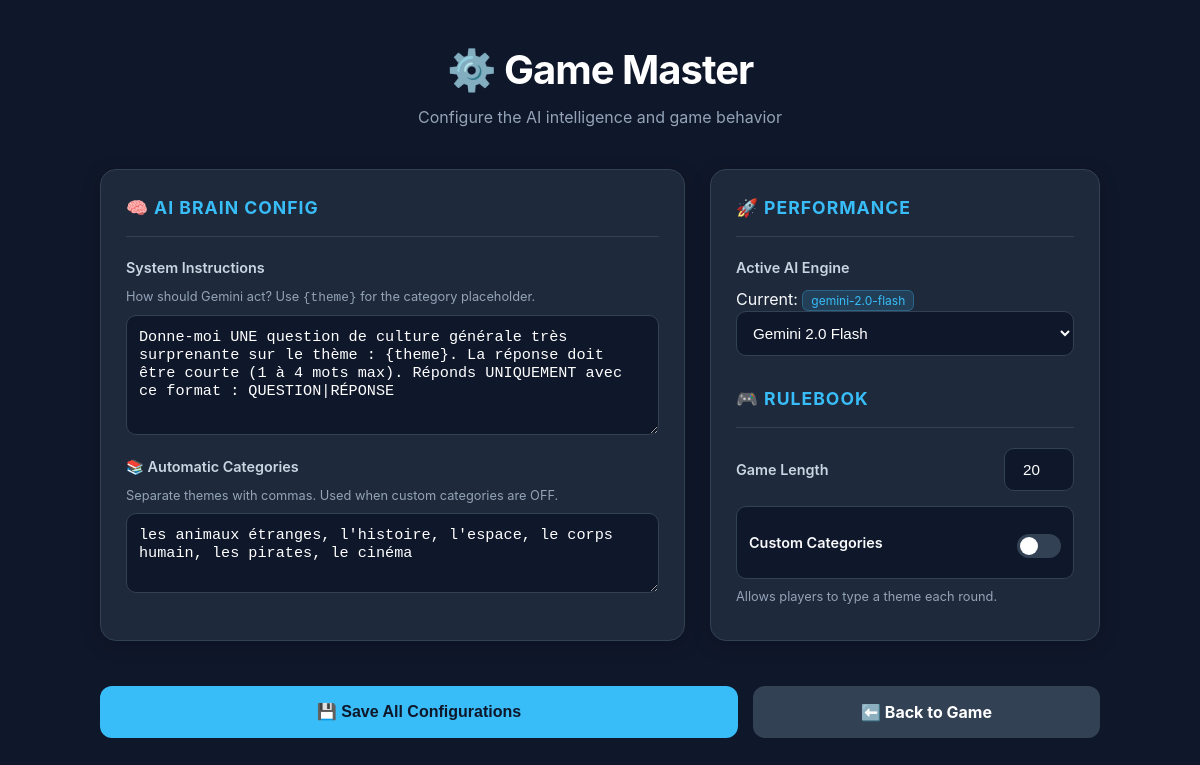
/kalak/config/ (signed in), run on the app's committed database.
### core/models.py (models this page shows, shortened)
class KalakConfig(models.Model):
    system_prompt = models.TextField(
        default=(
            "Donne-moi UNE question de culture générale très surprenante sur le thème : {theme}. "
            "La réponse doit être courte (1 à 4 mots max). "
            "Réponds UNIQUEMENT avec ce format : QUESTION|RÉPONSE"
        ),
        help_text="Use {theme} where you want the random category to appear."
    )
    categories = models.TextField(
        default="les animaux étranges, l'histoire, l'espace, le corps humain, les pirates, le cinéma"
    )
    model = models.CharField(max_length=100, default='gemini-2.0-flash')
    max_rounds = models.IntegerField(default=20)

### core/views.py (the view, shortened to what this page needs)
# urls.py: path('kalak/config/', views.KalakConfigView.as_view(), name='kalak_config'),
class KalakConfigView(LoginRequiredMixin, View):
    def get(self, request):
        config, _ = KalakConfig.objects.get_or_create(id=1)
        return render(request, 'core/kalak_config.html', {'config': config})

### core/templates/core/kalak_config.html (shortened to what this page needs)
<!DOCTYPE html>
<html>
<head>
</head>
<body>
<div class="admin-wrapper">
    <header>
        <h1>⚙️ Game Master</h1>
        <p>Configure the AI intelligence and game behavior</p>
    </header>
    <form method="POST">
        <div class="config-grid">
            <div class="card">
                <div class="section-header">
                    <h2>🧠 AI Brain Config</h2>
                </div>
                <label>System Instructions</label>
                <div class="help-text">How should Gemini act? Use <code>{theme}</code> for the category placeholder.</div>
                <textarea name="system_prompt" placeholder="Tu es un expert en quiz...">{{ config.system_prompt }}</textarea>
                <label>📚 Automatic Categories</label>
                <div class="help-text">Separate themes with commas. Used when custom categories are OFF.</div>
                <textarea name="categories" style="min-height: 80px;">{{ config.categories }}</textarea>
            </div>
            <div class="card">
                <div class="section-header">
                    <h2>🚀 Performance</h2>
                </div>
               <label> Active AI Engine</label>
               <div class="help">Current: <span class="status-badge">{{ config.model }}</span></div>
                <select name="model_choice" id="model_choice">
                    <optgroup label="Experimental">
                        <option value="gemini-2.0-flash" {% if config.model == 'gemini-2.0-flash' %}selected{% endif %}>Gemini 2.0 Flash</option>
                    </optgroup>
                </select>
                <div class="section-header" style="margin-top: 30px; border-bottom: 1px solid var(--border);">
                    <h2>🎮 Rulebook</h2>
                </div>
                <div style="display: flex; align-items: center; justify-content: space-between; margin-bottom: 15px;">
                    <label style="margin: 0;">Game Length</label>
                    <input type="number" name="max_rounds" value="{{ config.max_rounds }}" style="width: 70px; text-align: center;">
                </div>
                <div class="switch-container">
                    <span style="font-size: 0.9rem; font-weight: 600;">Custom Categories</span>
                    <label class="switch">
                        <span class="slider"></span>
                    </label>
                </div>
                <div class="help-text" style="margin-top: 8px;">Allows players to type a theme each round.</div>
            </div>
            <div class="btn-group">
                <button type="submit" class="btn btn-save">💾 Save All Configurations</button>
                <a href="{% url 'play' %}" class="btn btn-back">⬅️ Back to Game</a>
            </div>
        </div>
    </form>
</div>
</body>
</html>

### core/templates/core/kalak_config.html (style rules this page uses)
:root { --bg: #0f172a; --card: #1e293b; --accent: #38bdf8; --success: #10b981; --warning: #f59e0b; --text: #f8fafc; --muted: #94a3b8; --border: #334155; --input-bg: #0f172a; }
body { font-family: 'Inter', system-ui, -apple-system, sans-serif; background: var(--bg); color: var(--text); margin: 0; padding: 40px 20px; line-height: 1.5; }
.admin-wrapper { max-width: 1000px; margin: 0 auto; }
header { text-align: center; margin-bottom: 40px; }
header h1 { font-size: 2.5rem; margin: 0; color: white; letter-spacing: -1px; }
header p { color: var(--muted); margin-top: 5px; }
.config-grid { display: grid; grid-template-columns: 1.5fr 1fr; gap: 25px; }
.card { background: var(--card); padding: 25px; border-radius: 16px; border: 1px solid var(--border); box-shadow: 0 4px 20px rgba(0,0,0,0.2); }
.section-header { display: flex; align-items: center; gap: 10px; margin-bottom: 20px; padding-bottom: 15px; border-bottom: 1px solid var(--border); }
.section-header h2 { font-size: 1.1rem; margin: 0; color: var(--accent); text-transform: uppercase; letter-spacing: 1px; }
label { display: block; margin: 15px 0 8px; font-weight: 600; font-size: 0.9rem; color: #cbd5e1; }
textarea, select, input[type="number"] { width: 100%; box-sizing: border-box; background: var(--input-bg); color: white; border: 1px solid var(--border); padding: 12px; border-radius: 10px; font-size: 0.95rem; transition: all 0.2s; }
textarea { font-family: 'Monaco', 'Consolas', monospace; min-height: 120px; }
.help-text { font-size: 0.8rem; color: var(--muted); margin-bottom: 8px; }
.switch-container { display: flex; align-items: center; justify-content: space-between; background: var(--input-bg); padding: 12px; border-radius: 10px; border: 1px solid var(--border); }
.switch { position: relative; display: inline-block; width: 44px; height: 24px; }
.slider { position: absolute; cursor: pointer; top: 0; left: 0; right: 0; bottom: 0; background-color: #334155; transition: .4s; border-radius: 24px; }
.slider:before { position: absolute; content: ""; height: 18px; width: 18px; left: 3px; bottom: 3px; background-color: white; transition: .4s; border-radius: 50%; }
.btn-group { grid-column: 1 / -1; display: flex; gap: 15px; margin-top: 20px; }
.btn { padding: 14px 28px; border: none; border-radius: 12px; font-weight: 700; cursor: pointer; display: flex; align-items: center; justify-content: center; gap: 8px; transition: 0.2s; font-size: 1rem; }
.btn-save { background: var(--accent); color: #0f172a; flex: 2; }
.btn-back { background: var(--border); color: white; flex: 1; text-decoration: none; }
.status-badge { font-size: 0.75rem; background: rgba(56, 189, 248, 0.15); color: var(--accent); padding: 2px 8px; border-radius: 6px; border: 1px solid rgba(56, 189, 248, 0.3); }

### data on the page
KalakConfig: system_prompt "Donne-moi UNE question de culture générale très surprenante sur le thème : {theme}. La réponse doit être courte (1 à 4 mots max). Réponds UNIQUEMENT avec ce format : QUESTION|RÉPONSE", categories "les animaux étranges, l'histoire, l'espace, le corps humain, les pirates, le cinéma", model "gemini-2.0-flash", model_choice "Gemini 2.0 Flash", max_rounds "20"
